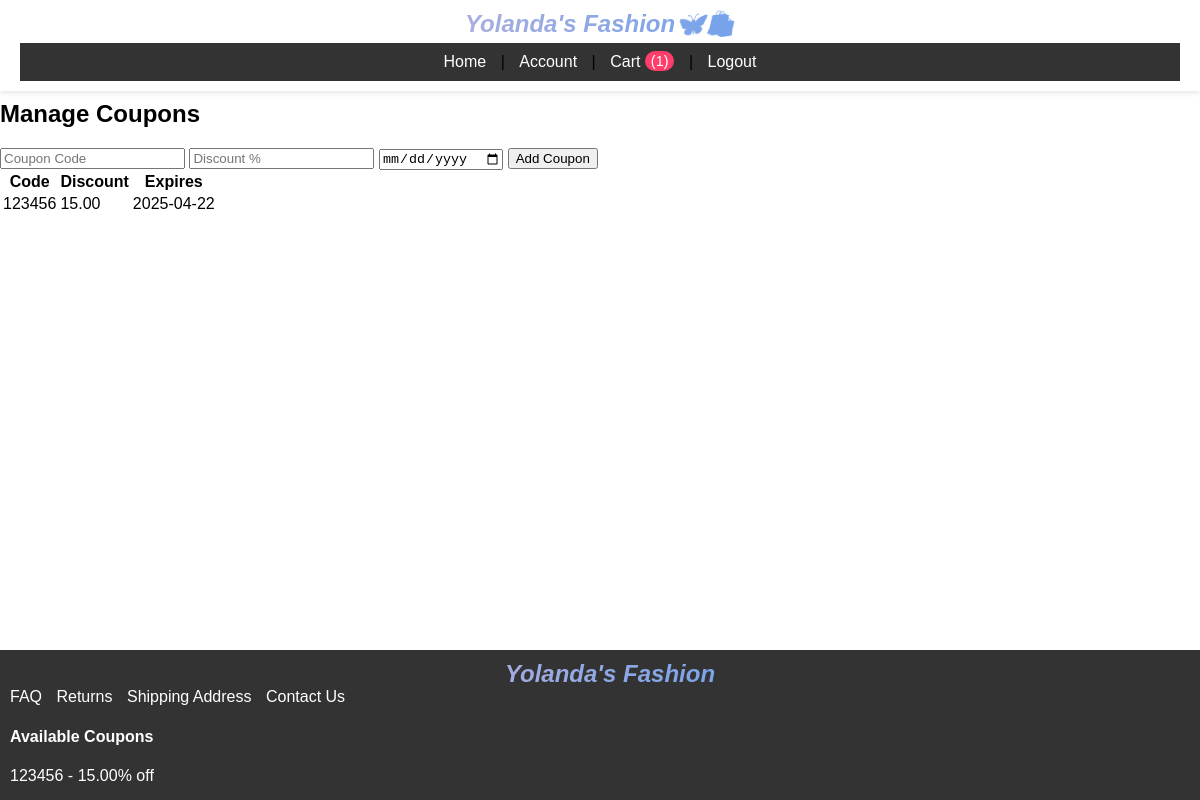
Page /admin_coupons.php (signed in) on the committed database.
### tables this page shows
CREATE TABLE `coupons` (
  `id` int(11) NOT NULL,
  `code` varchar(50) NOT NULL,
  `discount` decimal(5,2) NOT NULL,
  `expires_at` date DEFAULT NULL
);

### admin_coupons.php (the view, shortened to what this page needs)
<?php include 'header.php'; session_start();
$res = $conn->query("SELECT * FROM coupons");
?>
<h2>Manage Coupons</h2>
<form method="POST">
  <input type="text" name="code" placeholder="Coupon Code" required>
  <input type="number" step="0.01" name="discount" placeholder="Discount %" required>
  <input type="date" name="expires" required>
  <button type="submit">Add Coupon</button>
</form>
<table>
  <tr><th>Code</th><th>Discount</th><th>Expires</th></tr>
  <?php while ($c = $res->fetch_assoc()): ?>
  <tr>
    <td><?=$c['code']?></td>
    <td><?=$c['discount']?></td>
    <td><?=$c['expires_at']?></td>
  </tr>
  <?php endwhile; ?>
</table>
<?php include 'footer.php'; ?>

### footer.php (shortened to what this page needs)
<footer>
  <div class="footer-links">
    <html>
	<h2 class="brand-heading">Yolanda's Fashion</h2>
	</html>
    <a href="faq.php">FAQ</a>
    <a href="returns.php">Returns</a>
    <a href="shipping.php">Shipping Address</a>
	<a href="contact.php">Contact Us</a>
  </div>
  <div class="coupons">
    <h4>Available Coupons</h4>
    <?php
    $coupon_res = $conn->query("SELECT * FROM coupons WHERE expires_at >= CURDATE()");
    while ($coupon = $coupon_res->fetch_assoc()):
    ?>
      <div class="coupon">
        <span><?= htmlspecialchars($coupon['code']) ?> - <?= htmlspecialchars($coupon['discount']) ?>% off</span>
      </div>
    <?php endwhile; ?>
  </div>
</footer>
</body>
</html>

### style.css (style rules this page uses)
body { margin: 0; padding-bottom: 200px; font-family: Arial, sans-serif; }
footer { position: fixed; bottom: 0; width: 100%; background: #333; color: #fff; padding: 10px; }
.footer-links a { color: #fff; margin-right: 10px; text-decoration: none; }
.coupons { margin-top: 10px; }
.coupon { margin-bottom: 5px; }
.brand-heading { font-style: italic; font-size: 2rem; text-align: center; background: linear-gradient(to right, pink, dodgerblue); -webkit-background-clip: text; -webkit-text-fill-color: transparent; margin-top: 40px; margin-bottom: 20px; }
body { margin-top: 100px; }
.brand-heading { margin: 0; font-size: 24px; font-weight: bold; }

### rows in the picture
coupons: code "123456", discount "15.00", expires_at "2025-04-22"

### other values in the picture
$cart_count "1"
